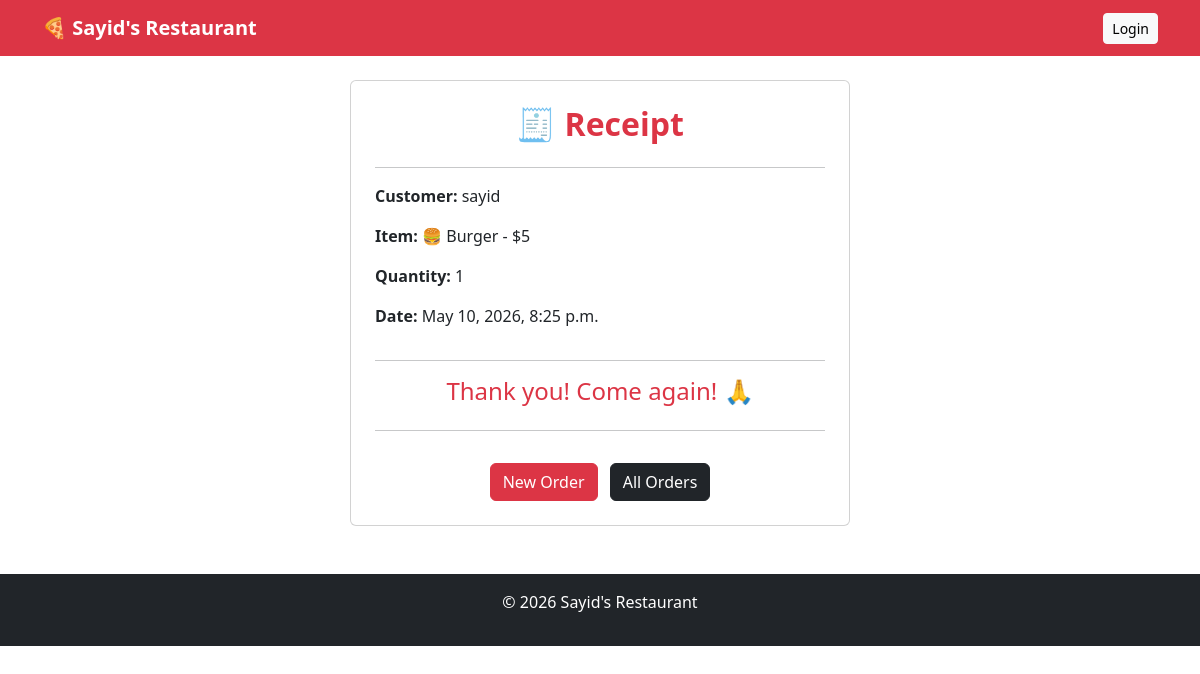
The page /receipt/12/ on the database its author committed.
### menu/models.py (models this page shows, shortened)
class Order(models.Model):
    customer_name = models.CharField(max_length=100)
    item = models.CharField(max_length=100)
    quantity = models.IntegerField(default=1)
    date = models.DateTimeField(auto_now_add=True)

### menu/views.py (the view)
# urls.py: path('receipt/<int:pk>/', views.receipt, name='receipt'),
def receipt(request, pk):
    order = Order.objects.get(pk=pk)
    return render(request, 'menu/receipt.html', {'order': order})

### menu/templates/menu/receipt.html (shortened to what this page needs)
{% extends 'base.html' %}
{% block content %}
<div class="card p-4" style="max-width: 500px; margin: auto;">
    <h2 class="text-center fw-bold text-danger">🧾 Receipt</h2>
    <hr>
    <p><strong>Customer:</strong> {{ order.customer_name }}</p>
    <p><strong>Item:</strong> {{ order.item }}</p>
    <p><strong>Quantity:</strong> {{ order.quantity }}</p>
    <p><strong>Date:</strong> {{ order.date }}</p>
    <hr>
    <h4 class="text-center text-danger">Thank you! Come again! 🙏</h4>
    <hr>
    <div class="text-center mt-3">
        <a href="/order/" class="btn btn-danger me-2">New Order</a>
        <a href="/orders/" class="btn btn-dark">All Orders</a>
    </div>
</div>
{% endblock %}

### rows shown on the page
Order: customer_name "sayid", item "🍔 Burger - $5", quantity "1", date "May 10, 2026, 8:25 p.m."
